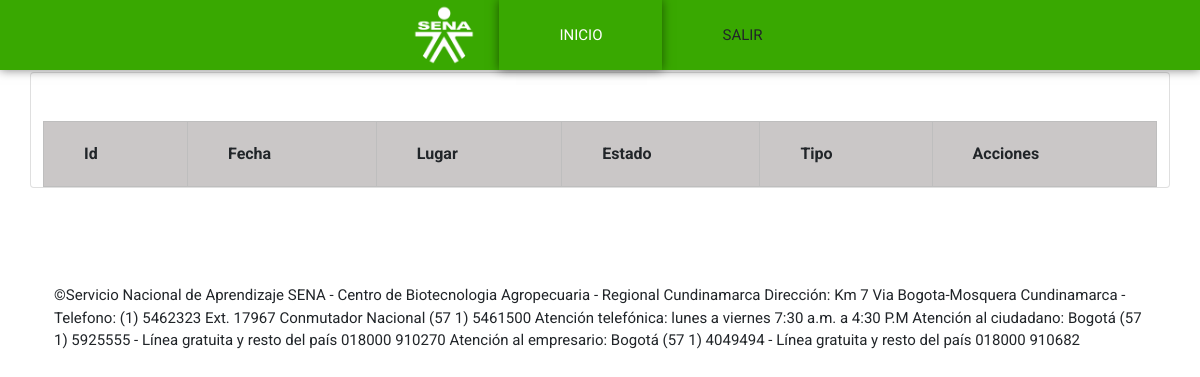
Before: /admiRiesgos/index.php (signed in) with the older database file.
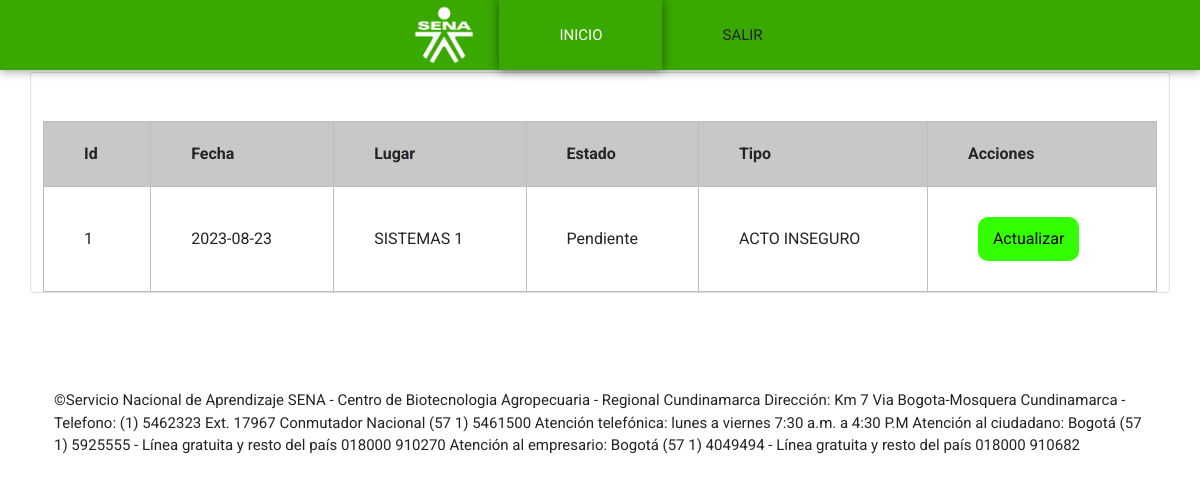
After: the same page with the newer database file.
### tables this page shows
CREATE TABLE `tobservacion` (
  `id` int(11) NOT NULL,
  `regional` varchar(50) NOT NULL,
  `lugar` varchar(50) NOT NULL,
  `fecha` date NOT NULL,
  `estado` varchar(20) NOT NULL,
  `tipo` varchar(30) NOT NULL,
  `descripcion` text NOT NULL,
  `imagen` blob NOT NULL
);

### admiRiesgos/mostrar_datos.php (the view, shortened to what this page needs)
<?php
include( '../db/conexion.php');
$sql = 'SELECT * FROM tobservacion';
$resultado = mysqli_query($conexion, $sql);
$x=1;
while ($fila = mysqli_fetch_assoc($resultado)) {
  echo '<tr>';
  echo '<td>' .$x. '</td>';
  echo '<td>' . $fila['fecha'] . '</td>';
  echo '<td>' . $fila['lugar'] . '</td>';
  echo '<td>' . $fila['estado'] . '</td>';
  echo '<td>' . $fila['tipo'] . '</td>';
  echo '<td> <a href="actualizar.php?id=' . $fila['id'] . '"><button class="botonEliminar">Actualizar</button></a></td>';
  echo '</tr>';
  $x++;
}
?>

### admiRiesgos/index.php (shortened to what this page needs)
<?php
require_once ("../db/conexion.php");
?>
<!DOCTYPE html>
<html lang="en">
<head>
    <link rel="stylesheet" href="https://cdn.jsdelivr.net/npm/bootstrap@5.0.2/dist/css/bootstrap.min.css">
    <link rel="stylesheet" href="../css/admiRiesgos.css">
    <link rel="stylesheet" href="../css/header-modulos.css">
</head>
<body>
    <?php if(isset($_SESSION["id"]) ): ?>
<div class="container__menu">
	<div class="menu">
		<nav>
			<ul>
				<li><img src="../img/LogoSenaBlanco.png"  width="50px" alt="logoSena"></li>
				<li><a href="../php/rolFuncionario/indexFuncionario.php" id="selected">Inicio</a></li>
					<li><a onclick="window.location.href='../php/rolFuncionario/indexFuncionario.php'"><span class="material-symbols-outlined">Salir</span></a></li>
			</ul>
		</nav>
	</div>
</div>
<div class="container mt-4">
    <div class="row justify-content-center">
                <div class="card">
                    <table id="data-table">
                        <thead>
                        <tr>
                            <th>Id</th>
                            <th>Fecha</th>
                            <th>Lugar</th>
                            <th>Estado</th>
                            <th>Tipo</th>
                            <th>Acciones</th>
                        </tr>
                        </thead>
                        <tbody>
                        <?php include 'mostrar_datos.php'; ?>
                        </tbody>
                    </table>
                </div>
            </div>
  <?php include 'mostrar_datos.php'; ?>
<?php
include '../Footer/footer.php';
?>
<?php endif; ?>
</body>
</html>

### Footer/footer.php
<footer>
	<div class="container">
		<div class="row">
			<div class="wow fadeInUp col-md-12 col-sm-12" data-wow-delay="0.6s">
			<div class="col-md-12 col-sm-12">
				<p>&copy;Servicio Nacional de Aprendizaje SENA - Centro de Biotecnologia Agropecuaria - Regional Cundinamarca
					Dirección: Km 7 Via Bogota-Mosquera Cundinamarca - Telefono: (1) 5462323 Ext. 17967
					Conmutador Nacional (57 1) 5461500
					Atención telefónica: lunes a viernes 7:30 a.m. a 4:30 P.M
					Atención al ciudadano: Bogotá (57 1) 5925555 - Línea gratuita y resto del país 018000 910270
					Atención al empresario: Bogotá (57 1) 4049494 - Línea gratuita y resto del país 018000 910682
                    </div>
		</div>
	</div>
</footer>

### css/admiRiesgos.css (style rules this page uses)
* { margin: 0px; padding: 0px; border: 0px; font-family: Arial, Helvetica, sans-serif; }
.botonEliminar { background-color: rgb(51, 255, 0); color: #000000; border-radius: 10px; padding: 10px 15px; margin: 10px 10px; }
p { font-size: 15px; }
.card { margin-top: 3rem; overflow-x: scroll; }
table { margin-top: 3rem; }
th { background-color: rgb(202, 199, 199); }
th,td { padding: 20px 40px; border: 1px; border-color: rgb(190, 190, 190); border-style: solid; }
footer { margin-top: 6rem; }

### css/header-modulos.css (style rules this page uses)
* { margin: 0; padding: 0; box-sizing: border-box; font-family:'Roboto', sans-serif; text-decoration: none; }
:root { --color-sena: rgb(57,168,1); --color-blanco: white; }
.container__menu { position: fixed; top: 0; width: 100%; height: 70px; background-color: var(--color-sena); padding: 0px 20px; box-shadow: 0px 0px 10px 0px rgba(0, 0, 0, 0.5); z-index: 20; }
.menu { position: relative; max-width: 1200px; margin: auto; height: 100%; }
nav { height: 100%; display: flex; justify-content: space-evenly; align-items: stretch; }
nav>ul { height: 100%; display: flex; }
nav ul li { height: 100%; list-style: none; }
nav>ul>li>a { width: 100%; height: 100%; display: flex; align-items: center; padding: 14px 60px; color: white; text-transform: uppercase; font-size: 15px; transition: all 300ms ease; text-decoration: none; }
nav>ul>li>img[alt="logoSena"] { width: 70px; margin-right: 20px; }
#selected { transform: scale(1); background-color: rgb(57,168,1); box-shadow: 0px 0px 10px 0px rgba(0, 0, 0, 0.5); }

Changed rows visible on the page:
added tobservacion: fecha "2023-08-23", lugar "SISTEMAS 1", estado "Pendiente", tipo "ACTO INSEGURO"
